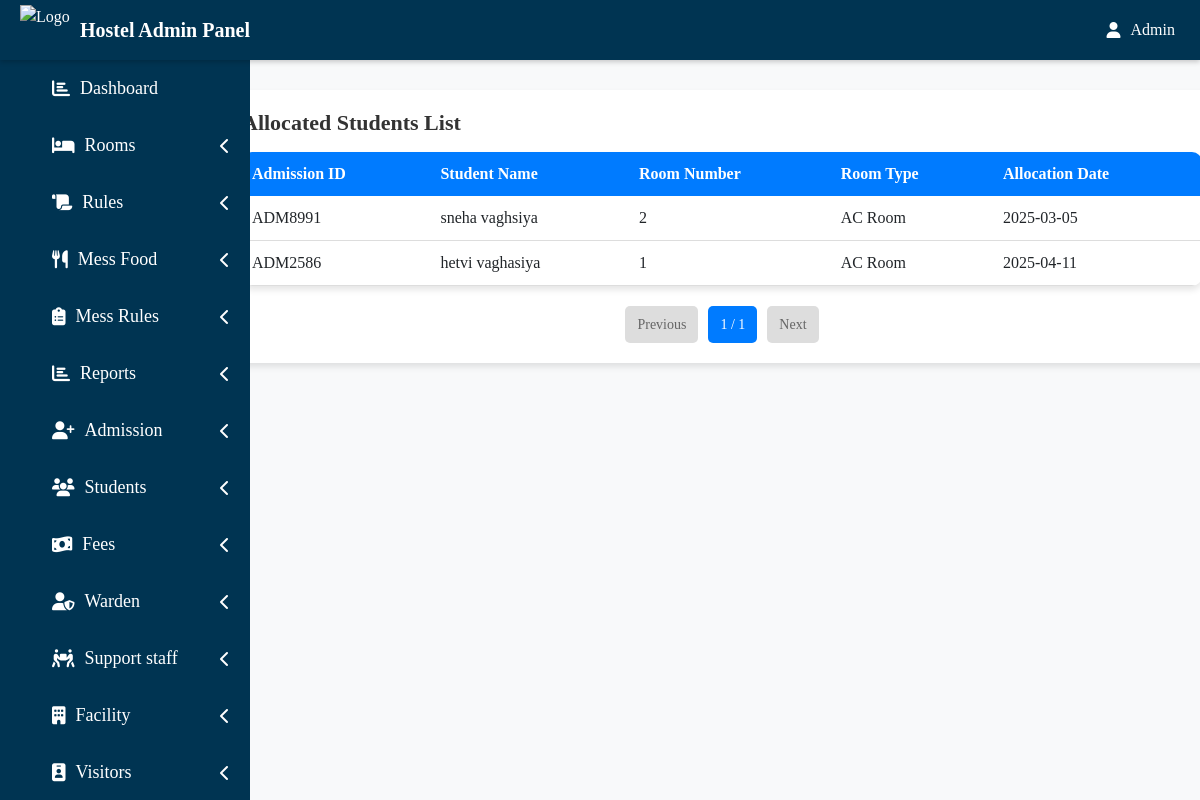
/hadmin/allocated_students.php, run on the app's committed database.
### tables this page shows
CREATE TABLE `room_allocation` (
  `id` int(11) NOT NULL,
  `admission_id` varchar(20) DEFAULT NULL,
  `room_no` varchar(10) DEFAULT NULL,
  `allocation_date` date DEFAULT NULL
);

CREATE TABLE `hostel_student` (
  `id` int(11) NOT NULL,
  `name` varchar(100) NOT NULL,
  `email` varchar(100) NOT NULL,
  `school_college` varchar(150) NOT NULL,
  `class` varchar(50) DEFAULT NULL,
  `room_type` varchar(50) DEFAULT NULL,
  `contact` varchar(20) DEFAULT NULL,
  `guardian_name` varchar(100) DEFAULT NULL,
  `guardian_contact` varchar(20) DEFAULT NULL,
  `admission_id` varchar(50) DEFAULT NULL,
  `status` enum('Pending','Confirmed','Allocated') DEFAULT 'Pending',
  `created_at` timestamp NOT NULL DEFAULT current_timestamp()
);

### hadmin/allocated_students.php (the view, shortened to what this page needs)
<?php
$limit = 5;
$page = isset($_GET['page']) ? (int)$_GET['page'] : 1;
$page = max(1, $page);
$start = ($page - 1) * $limit;
$totalQuery = mysqli_query($conn, "SELECT COUNT(*) AS total FROM room_allocation");
$totalRow = mysqli_fetch_assoc($totalQuery);
$totalRecords = $totalRow['total'];
$totalPages = ceil($totalRecords / $limit);
$allocated = mysqli_query($conn, "
    SELECT
        ra.admission_id,
        hs.name,
        hs.room_type,
        ra.room_no,
        ra.allocation_date
    FROM
        room_allocation ra
    JOIN
        hostel_student hs
    ON
        ra.admission_id = hs.admission_id
    LIMIT $start, $limit
");
?>
<!DOCTYPE html>
<html lang="en">
<head>
    <link href="https://cdn.jsdelivr.net/npm/bootstrap@5.3.0/dist/css/bootstrap.min.css" rel="stylesheet">
</head>
<body>
<?php include('include/side.php'); ?>
<div class="container mt-4">
    <div class="container1">
        <fieldset>
            <legend><h1>Allocated Students List</h1></legend>
            <table>
                <tr>
                    <th>Admission ID</th>
                    <th>Student Name</th>
                    <th>Room Number</th>
                    <th>Room Type</th>
                    <th>Allocation Date</th>
                </tr>
                <?php
                if (mysqli_num_rows($allocated) > 0) {
                    while ($row = mysqli_fetch_assoc($allocated)) {
                        echo "<tr>
                                <td>{$row['admission_id']}</td>
                                <td>{$row['name']}</td>
                                <td>{$row['room_no']}</td>
                                <td>{$row['room_type']}</td>
                                <td>{$row['allocation_date']}</td>
                              </tr>";
                    }
                } else {
                    echo "<tr><td colspan='5'>No allocated students found.</td></tr>";
                }
                ?>
            </table>
            <div class="pagination">
                <?php if ($page > 1): ?>
                    <a href="?page=<?php echo $page - 1; ?>">Previous</a>
                <?php else: ?>
                    <span class="disabled">Previous</span>
                <?php endif; ?>
                <span><?php echo $page; ?> / <?php echo $totalPages; ?></span>
                <?php if ($page < $totalPages): ?>
                    <a href="?page=<?php echo $page + 1; ?>">Next</a>
                <?php else: ?>
                    <span class="disabled">Next</span>
                <?php endif; ?>
            </div>
        </fieldset>
    </div>
</div>
</body>
</html>

### hadmin/allocated_students.php (style rules this page uses)
body { font-family: 'Poppins', sans-serif; background-color: #f8f9fa; }
.container1 { background: #fff; padding: 20px; border-radius: 10px; box-shadow: 0 4px 6px rgba(0, 0, 0, 0.1); margin-top: 90px; margin-left: 180px; width: 1000px; margin-bottom: 30px; }
h1 { font-size: 22px; font-weight: 600; color: #333; }
table { width: 100%; background: #fff; border-radius: 10px; overflow: hidden; box-shadow: 0 4px 6px rgba(0, 0, 0, 0.1); }
th { background: #007bff; color: white; text-align: left; padding: 10px; }
td { padding: 10px; border-bottom: 1px solid #ddd; }
.pagination { margin-top: 20px; display: flex; justify-content: center; gap: 10px; }
.pagination a, .pagination span { padding: 8px 12px; border-radius: 5px; text-decoration: none; font-size: 14px; background: #007bff; color: white; }
.pagination .disabled { background: #ddd; color: #666; pointer-events: none; }

### hadmin/include/side.php (style rules this page uses)
* { margin: 0; padding: 0; font-family: times new roman; }

### data on the page
room_allocation: admission "ADM8991", hostel_student.name "sneha vaghsiya", room_no "2", hostel_student.room_type "AC Room", allocation_date "2025-03-05"
room_allocation: admission "ADM2586", hostel_student.name "hetvi vaghasiya", room_no "1", hostel_student.room_type "AC Room", allocation_date "2025-04-11"

### other printed values
$page "1"
$totalPages "1"
